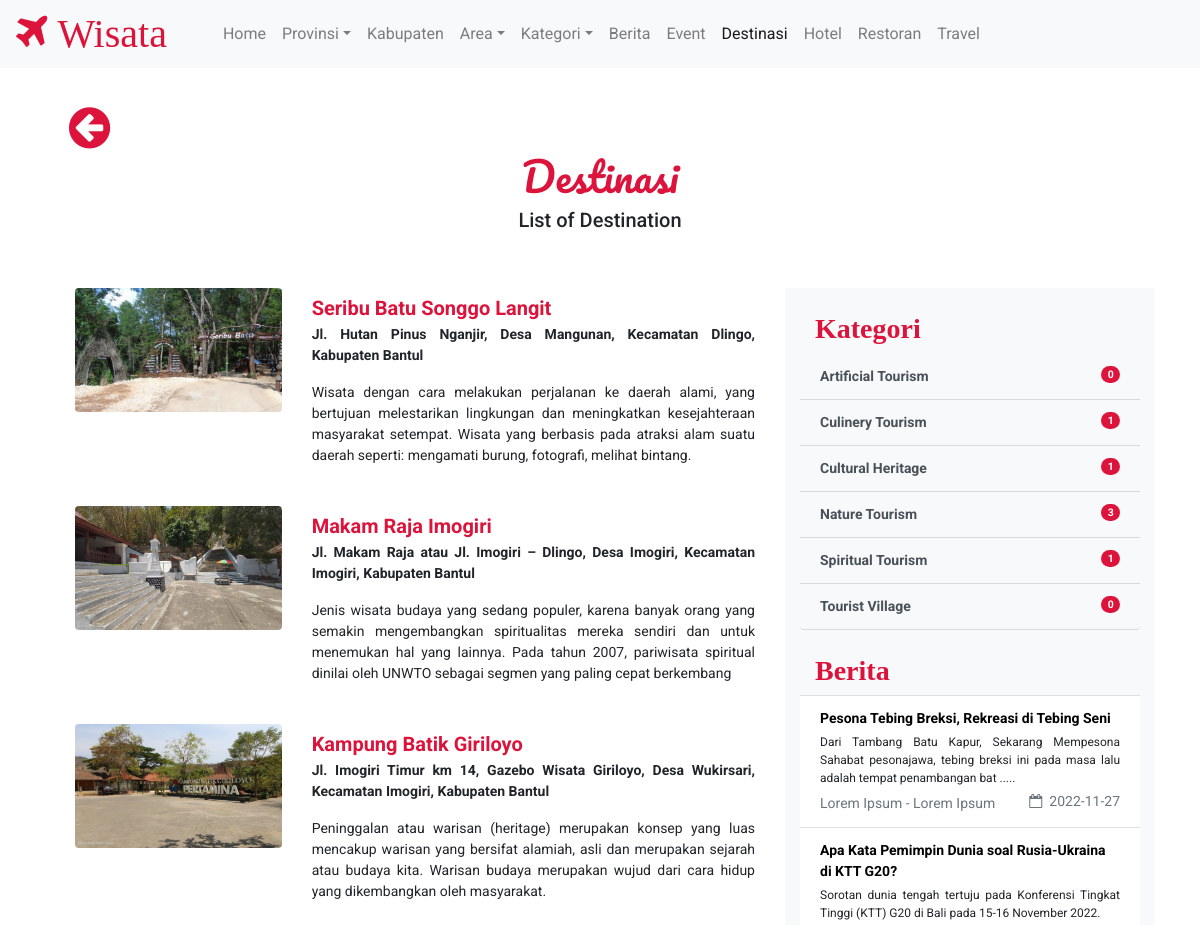
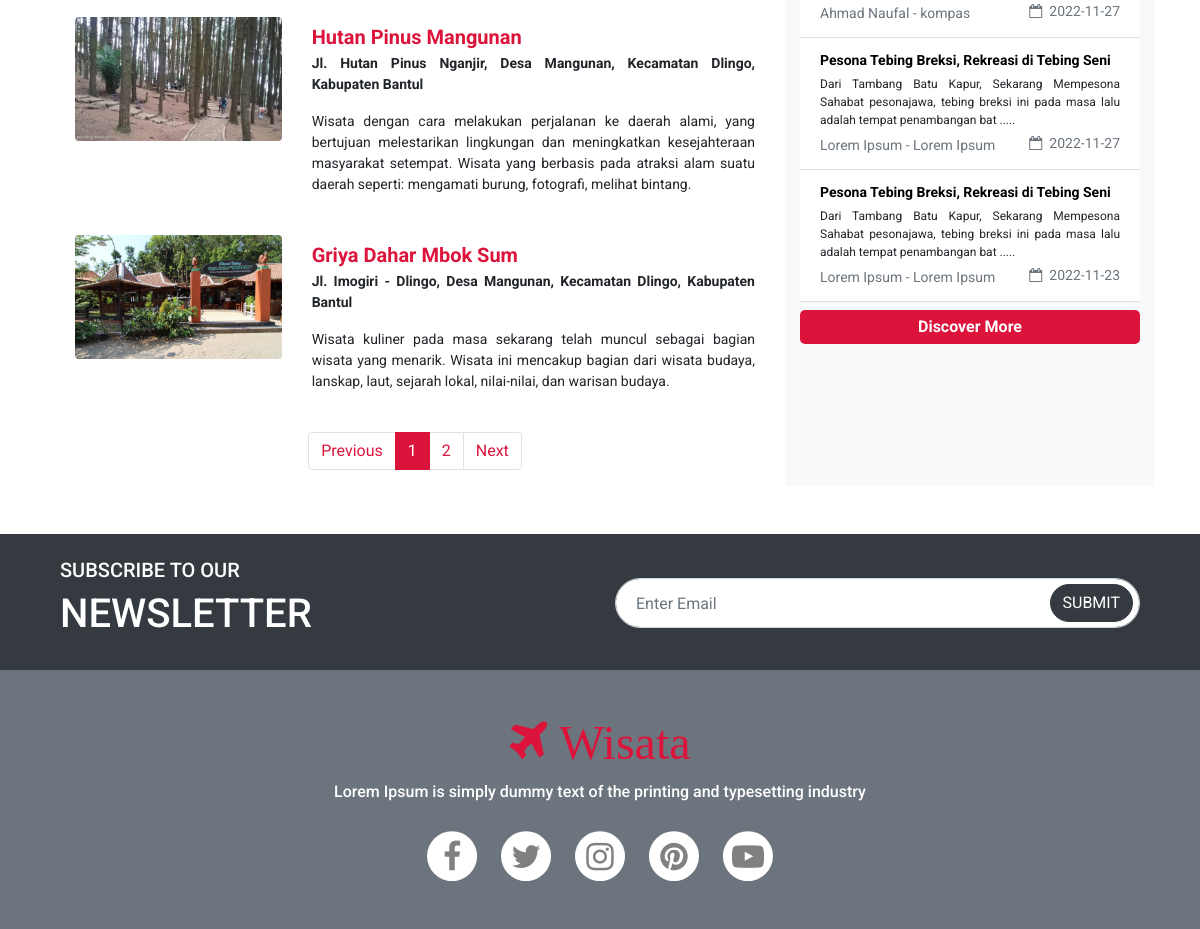
The page /WisataDestinasi.php on the database its author committed (2 pictures, top to bottom).
### tables this page shows
CREATE TABLE `destinasi` (
  `destinasiID` char(4) NOT NULL,
  `destinasinama` varchar(35) NOT NULL,
  `destinasialamat` varchar(255) NOT NULL,
  `kategoriID` char(4) NOT NULL,
  `areaID` char(4) NOT NULL
);

CREATE TABLE `fotodestinasi` (
  `fotoID` char(5) NOT NULL,
  `fotonama` char(60) NOT NULL,
  `destinasiID` char(4) NOT NULL,
  `fotofile` text NOT NULL
);

CREATE TABLE `kategori` (
  `kategoriID` char(4) NOT NULL,
  `kategorinama` char(30) NOT NULL,
  `kategoriketerangan` varchar(255) NOT NULL,
  `kategorireferensi` char(30) NOT NULL
);

CREATE TABLE `berita` (
  `beritaID` char(4) NOT NULL,
  `beritajudul` varchar(60) NOT NULL,
  `beritainti` varchar(1000) NOT NULL,
  `penulis` char(50) NOT NULL,
  `penerbit` varchar(30) NOT NULL,
  `tanggalterbit` date NOT NULL,
  `destinasiID` char(4) NOT NULL
);

### WisataDestinasi.php (the view, shortened to what this page needs)
<!DOCTYPE html>
<?php
include "includes/config.php";
$jumlahtampilan = 5;
$halaman = ( isset( $_GET[ 'page' ] ) ) ? $_GET[ 'page' ] : 1;
$mulaitampilan = ( $halaman - 1 ) * $jumlahtampilan;
?>
<html lang="en">
<head>
    <link href="Wisata.css" rel="stylesheet" type="text/css">
    <link rel="stylesheet" href="https://cdn.jsdelivr.net/npm/bootstrap@4.6.2/dist/css/bootstrap.min.css">
    <link rel="stylesheet" href="https://cdnjs.cloudflare.com/ajax/libs/select2/4.0.3/css/select2.min.css">
    <link rel="stylesheet" href="https://cdn.jsdelivr.net/npm/bootstrap-icons@1.9.1/font/bootstrap-icons.css">
    <link rel="stylesheet" href="https://cdnjs.cloudflare.com/ajax/libs/font-awesome/4.7.0/css/font-awesome.min.css">
    <link rel="stylesheet" href="https://cdnjs.cloudflare.com/ajax/libs/OwlCarousel2/2.3.4/assets/owl.carousel.min.css">
    <link rel="stylesheet" href="https://cdnjs.cloudflare.com/ajax/libs/OwlCarousel2/2.3.4/assets/owl.theme.default.min.css">
</head>
<body>
    <?php include "WisataHeader.php"?>
    <div class="container-fluid">
        <div class="container-xl mt-5 py-5">
            <div class="row mx-auto">
                <div class="col-md-12 mt-2 backbutton pl-4">
                    <a href="Wisatas.php"><i class="fa fa-arrow-circle-left fa-3x"></i></a>
                </div>
                <div class="col-md-12 judultourism text-center mb-5">
                    <h1>Destinasi</h1>
                    <h5>List of Destination</h5>
                </div>
                <div class="col-md-8">
                    <?php
                    $querydestinasi = mysqli_query( $connection, "SELECT * FROM destinasi d JOIN kategori k ON (d.kategoriID = k.kategoriID) JOIN fotodestinasi f ON (d.destinasiID = f.destinasiID) JOIN area a ON (d.areaID = a.areaID) JOIN kabupaten b ON (a.kabupatenKODE = b.kabupatenKODE ) ORDER BY d.destinasiID DESC limit $mulaitampilan, $jumlahtampilan " );
                    if ( mysqli_num_rows( $querydestinasi ) > 0 ) {
                        while ( $rowdestinasi = mysqli_fetch_array( $querydestinasi ) ) {
                            ?>
                    <div class="media mb-4 list">
                        <div class="row mx-auto">
                            <div class="col-sm-4">
                                <img src="imagesdestinasi/<?php echo $rowdestinasi["fotofile"]?>" class="align-self-start img-fluid w-100 rounded" alt="Gambar Tidak Ada">
                            </div>
                            <div class="col-sm-8 mt-2">
                                <div class="media-body text-justify kolomketerangan">
                                    <h5 class="mt-0 mb-1"><strong><a href="#"><?php echo $rowdestinasi["destinasinama"]?></a>
                                        </strong></h5>
                                    <p><strong><?php echo $rowdestinasi["destinasialamat"]?></strong></p>
                                    <p><?php echo $rowdestinasi["kategoriketerangan"]?></p>
                                </div>
                            </div>
                        </div>
                    </div>
                    <?php
                    }
                    }
                    $querydestinasi = mysqli_query( $connection, "SELECT * FROM destinasi d JOIN kategori k ON (d.kategoriID = k.kategoriID) JOIN fotodestinasi f ON (d.destinasiID = f.destinasiID) JOIN area a ON (d.areaID = a.areaID) JOIN kabupaten b ON (a.kabupatenKODE = b.kabupatenKODE ) ORDER BY d.destinasiID DESC " );
                    $jumlahrecord = mysqli_num_rows( $querydestinasi );
                    $jumlahpage = ceil( $jumlahrecord / $jumlahtampilan );
                    if ( $jumlahpage > 0 ) {
                        ?>
                    <div class="col-md-12 mt-2">
                        <nav aria-label="...">
                            <ul class="pagination justify-content-center kolompagination">
                                <li class="page-item">
                                    <a class="page-link" href="?page=<?php if ($halaman > 1 ) { echo $nomorhal = $halaman - 1;} else {echo $nomorhal = 1;}?>">Previous</a>
                                </li>
                                <?php for($nomorhal=1; $nomorhal<=$jumlahpage; $nomorhal++) { ?>
                                <li class="page-item <?php if($nomorhal == $halaman) {echo 'active';} ?>" aria-current="page">
                                    <?php
                                    if ( $nomorhal != $halaman ) {
                                        ?>
                                    <a class="page-link" href="?page=<?php echo $nomorhal?>"><?php echo $nomorhal?></a>
                                    <?php
                                    } else {
                                        ?>
                                    <a class="page-link" href="?page=<?php echo $nomorhal?>"><?php echo $nomorhal?></a>
                                    <?php } ?>
                                </li>
                                <?php } ?>
                                <li class="page-item">
                                    <a class="page-link" href="?page=<?php if ($halaman < $jumlahpage ) { echo $nomorhal = $halaman + 1;} else {echo $nomorhal - 1;}?>">Next</a>
                                </li>
                            </ul>
                        </nav>
                    </div>
                    <?php } ?>
                </div>
                <div class="col-md-4 bg-light">
                    <div class="list-group mt-4">
                       <div class="col-sm-12 judul">
                            <h3>Kategori</h3>
                        </div>
                        <?php
                        $kategori = mysqli_query( $connection, "SELECT * FROM kategori" );
                        if ( mysqli_num_rows( $kategori ) > 0 ) {
                            while ( $rowkategori = mysqli_fetch_array( $kategori ) ) {
                                $kategoriID = $rowkategori[ 'kategoriID' ];
                                $destinasi = mysqli_query( $connection, "SELECT * FROM destinasi d JOIN kategori k ON (d.kategoriID = k.kategoriID) WHERE d.kategoriID = '$kategoriID' " );
                                $rowsum = mysqli_num_rows( $destinasi );
                                ?>
                        <a href="WisataKategori.php?kategoriID=<?php echo $kategoriID ?>" class="list-group-item list-group-item-action bg-light border-right-0 border-left-0 border-top-0 listkategori"><?php echo $rowkategori['kategorinama'] ?>
                            <span class="badge badge-primary badge-pill float-right pt-1 jumlahkategori"><?php echo $rowsum ?></span></a>
                        <?php } } ?>
                    </div>
                    <?php
                    $berita = mysqli_query( $connection, "SELECT * FROM berita ORDER BY beritaID DESC" );
                    if ( mysqli_num_rows( $berita ) > 0 ) {
                        ?>
                    <div class="list-group mt-4">
                        <div class="col-sm-12 judul">
                            <h3>Berita</h3>
                        </div>
                        <?php
                        $sumberita = 0;
                        while ( $rowberita = mysqli_fetch_array( $berita )and $sumberita < 4 ) {
                            $sumberita++;
                            ?>
                        <li class="list-group-item border-right-0 border-left-0 listberita">
                            <div class="d-flex w-100 justify-content-between">
                                <a href="" class="mb-1 "><?php echo $rowberita["beritajudul"]?></a>
                            </div>
                            <p class="mb-1 text-justify"><?php echo $rowberita["beritainti"]?></p>
                            <small class="text-muted"><?php echo $rowberita["penulis"]?> - <?php echo $rowberita["penerbit"]?></small>
                            <small class="text-muted float-right"><i class="fa fa-calendar-o"></i>&ensp;<?php echo $rowberita["tanggalterbit"]?></small>
                        </li>
                        <?php } ?>
                        <div class="text-center mt-2 beritamorebutton">
                            <a href="WisataBerita.php">Discover More</a>
                        </div>
                        <?php } ?>
                    </div>
                </div>
            </div>
        </div>
    </div>
</body>
<?php include "WisataFooter.php";?>
</html>

### Wisata.css (style rules this page uses)
* { font-family: 'Roboto', sans-serif; }
.judul h3 { font-family: cursive; color: crimson; font-weight: bold; }
.listberita a { color: black; font-weight: bold; text-decoration: none!important; font-size: 14px; }
.listberita p { font-size: 12px; }
.list a { color: black; text-decoration: none!important; }
.backbutton i { color: crimson; }
.judultourism h1 { font-family: 'Pacifico', cursive; color: crimson; }
.kolomketerangan a { color: crimson; }
.kolomketerangan p { font-size: 14px; }
.kolompagination .active a { background-color: crimson!important; border-color: crimson!important; color: white!important; }
.kolompagination a { color: crimson!important; }
.listkategori { font-weight: bold; font-size: 14px; }
.jumlahkategori { background-color: crimson!important; }
.beritamorebutton a { display: block; padding: 5px 0; background-color: crimson; border-radius: 5px; color: white; text-decoration: none!important; font-weight: bold; }

### rows shown on the page
destinasi: fotodestinasi.fotofile (picture), destinasinama "Seribu Batu Songgo Langit", destinasialamat "Jl. Hutan Pinus Nganjir, Desa Mangunan, Kecamatan Dlingo, Kabupaten Bantul", kategoriID.kategoriketerangan "Wisata dengan cara melakukan perjalanan ke daerah alami, yang bertujuan melestarikan lingkungan dan meningkatkan kesejahteraan masyarakat setempat. Wisata yang berbasis pada atraksi alam suatu daerah seperti: mengamati burung, fotografi, melihat bintang."
destinasi: fotodestinasi.fotofile (picture), destinasinama "Makam Raja Imogiri", destinasialamat "Jl. Makam Raja atau Jl. Imogiri – Dlingo, Desa Imogiri, Kecamatan Imogiri, Kabupaten Bantul", kategoriID.kategoriketerangan "Jenis wisata budaya yang sedang populer, karena banyak orang yang semakin mengembangkan spiritualitas mereka sendiri dan untuk menemukan hal yang lainnya. Pada tahun 2007, pariwisata spiritual dinilai oleh UNWTO sebagai segmen yang paling cepat berkembang"
destinasi: fotodestinasi.fotofile (picture), destinasinama "Kampung Batik Giriloyo", destinasialamat "Jl. Imogiri Timur km 14, Gazebo Wisata Giriloyo, Desa Wukirsari, Kecamatan Imogiri, Kabupaten Bantul", kategoriID.kategoriketerangan "Peninggalan atau warisan (heritage) merupakan konsep yang luas mencakup warisan yang bersifat alamiah, asli dan merupakan sejarah atau budaya kita. Warisan budaya merupakan wujud dari cara hidup yang dikembangkan oleh masyarakat."
destinasi: fotodestinasi.fotofile (picture), destinasinama "Hutan Pinus Mangunan", destinasialamat "Jl. Hutan Pinus Nganjir, Desa Mangunan, Kecamatan Dlingo, Kabupaten Bantul", kategoriID.kategoriketerangan "Wisata dengan cara melakukan perjalanan ke daerah alami, yang bertujuan melestarikan lingkungan dan meningkatkan kesejahteraan masyarakat setempat. Wisata yang berbasis pada atraksi alam suatu daerah seperti: mengamati burung, fotografi, melihat bintang."
destinasi: fotodestinasi.fotofile (picture), destinasinama "Griya Dahar Mbok Sum", destinasialamat "Jl. Imogiri - Dlingo, Desa Mangunan, Kecamatan Dlingo, Kabupaten Bantul", kategoriID.kategoriketerangan "Wisata kuliner pada masa sekarang telah muncul sebagai bagian wisata yang menarik. Wisata ini mencakup bagian dari wisata budaya, lanskap, laut, sejarah lokal, nilai-nilai, dan warisan budaya."
kategori: kategorinama "Artificial Tourism", rowsum "0"
kategori: kategorinama "Culinery Tourism", rowsum "1"
kategori: kategorinama "Cultural Heritage", rowsum "1"
kategori: kategorinama "Nature Tourism", rowsum "3"
kategori: kategorinama "Spiritual Tourism", rowsum "1"
kategori: kategorinama "Tourist Village", rowsum "0"
berita: beritajudul "Pesona Tebing Breksi, Rekreasi di Tebing Seni", beritainti "Dari Tambang Batu Kapur, Sekarang Mempesona Sahabat pesonajawa, tebing breksi ini pada masa lalu adalah tempat penambangan bat .....", penulis "Lorem Ipsum", penerbit "Lorem Ipsum", tanggalterbit "2022-11-27"
berita: beritajudul "Apa Kata Pemimpin Dunia soal Rusia-Ukraina di KTT G20?", beritainti "Sorotan dunia tengah tertuju pada Konferensi Tingkat Tinggi (KTT) G20 di Bali pada 15-16 November 2022.", penulis "Ahmad Naufal", penerbit "kompas", tanggalterbit "2022-11-27"
berita: beritajudul "Pesona Tebing Breksi, Rekreasi di Tebing Seni", beritainti "Dari Tambang Batu Kapur, Sekarang Mempesona Sahabat pesonajawa, tebing breksi ini pada masa lalu adalah tempat penambangan bat .....", penulis "Lorem Ipsum", penerbit "Lorem Ipsum", tanggalterbit "2022-11-27"
berita: beritajudul "Pesona Tebing Breksi, Rekreasi di Tebing Seni", beritainti "Dari Tambang Batu Kapur, Sekarang Mempesona Sahabat pesonajawa, tebing breksi ini pada masa lalu adalah tempat penambangan bat .....", penulis "Lorem Ipsum", penerbit "Lorem Ipsum", tanggalterbit "2022-11-23"
